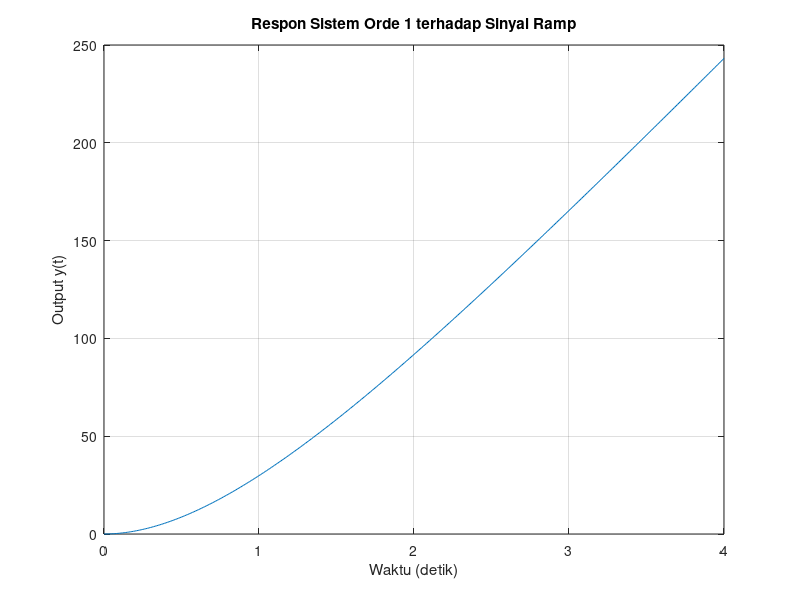

This chart was generated by the following MATLAB code:
% Definisikan Parameter Sistem
tau = 0.983; % Konstanta waktu sistem 
K = 80.147  ; % Penguatan sistem
A = 1; % Kemiringan sinyal ramp

% Definisikan Sistem di Domain Laplace
s = tf('s'); % Definisikan operator Laplace
G = K / (tau * s + 1); % Fungsi transfer sistem

% Definisikan Sinyal Ramp
U = A / s^2; % Fungsi transfer sinyal ramp

% Hitung Respon Sistem
Y = G * U; % Fungsi transfer output

% Simulasi dan Plot Respon
t = 0:0.01:4; % Rentang waktu simulasi
[y, t] = impulse(Y, t); % Hitung respon terhadap sinyal ramp

% Plot hasil simulasi
plot(t, y)
title('Respon Sistem Orde 1 terhadap Sinyal Ramp')
xlabel('Waktu (detik)')
ylabel('Output y(t)')
grid on